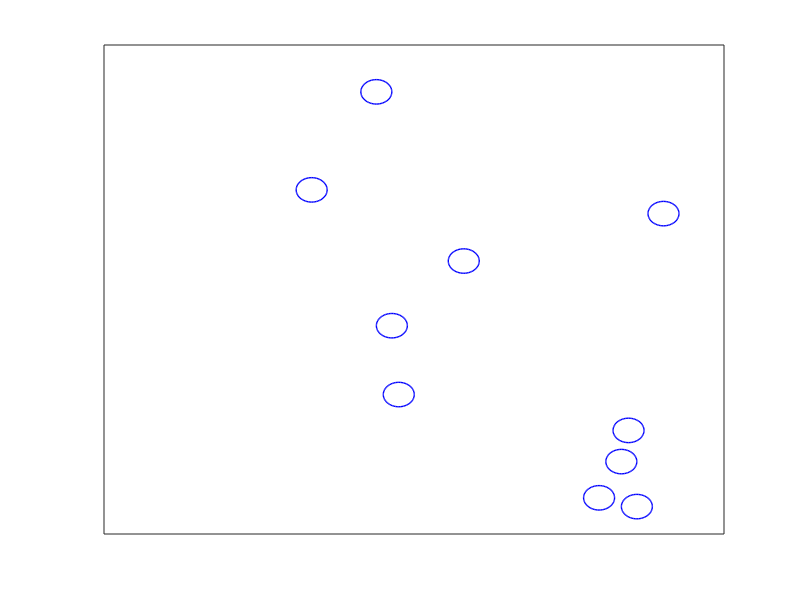

Recreate this plot in MATLAB. (Note: this script raises an error after producing the figure.)
function stationary_cells(num_cells, diameter, speed)
% function stationary_cells(num_cells, diameter,speed)
% 
% moving_cells() - produce an animation of 10 blue cells that move at
% a constant speed of ..
% optional arguments num_cells sets the number of cells to be used and the
% optional parameter speed sets the speed for these cells
%This function was written in attempt to replicate Ingmar's first
%assignment which was an animation of several blue circles (outlines) that
%moved about an axes in random directions at a constant speed
close all; 
if(nargin<3)
    speed = 0; %good velocities can be found between +/- 0.1
end
if(nargin<2)
    diameter = 1;
end
if(nargin<1)
    num_cells = 10;
end

%% initial graphics setup
half_width = 10;
half_height = 10;
fig_h = figure('renderer','opengl');%painters may be preferred to set double buffering
axes_h = axes('parent',fig_h,'xlim',[-half_width, half_width],'ylim',[-half_height, half_height],'box','on','xticklabel',[],'yticklabel',[],'xtick',[],'ytick',[]); 

pos = half_width*(2*rand([num_cells,2])-1); %falls in the range of the x and y limits of the axes


% Programming note on why we do not use Matlab's linkdata functionality
% from Mathworks.com: linkdata buffers updates to data and dispatches them to plots at roughly
% half-second intervals. This makes data linking not suitable for smoothly
% animating changes in data values unless they are updated in loops that
% are forced to execute two times per second or less.

%h is a an array of handles that keep track of the graphic objects created
%here
h = zeros(num_cells,1);
for k=1:num_cells
    userdata = [];
    h(k) = rectangle('position',[pos(k,:),diameter, diameter],'curvature',[1,1],...
        'parent',axes_h,'edgecolor','blue','linewidth',1,'userdata',userdata);
end

%frames per second
fps = 20;
t = timer('period',1/fps,'executionmode','fixeddelay');

% This portion may need updating to pass more parameters
% through to the update_cells function (hObject and eventdata are 
% automatically added and do not require declaration here
set(t,'timerfcn',{@update_cells,h});

%clean up the figure and remove timer object from memory
set(fig_h,'userdata',t,'closerequestfcn','t = get(gcf,''userdata'');stop(t);delete(t);delete(gcf);'); 
%alternatively could do this:
%   all_timers = timerfind; stop(all_timers);

start(t);



function update_cells(hObject,eventdata,cell_h)
%timer update function that is caled at a fixed delay rate of 1/fps seconds.
% hObject is a handle to the parent callback object (i.e. the timer)
% eventdata is not used in this case, but is required by Matlab as a place
% holder for the second argument.
%
%  This function needs to  be updated so that the cells' positions are 
%  updated on each call.
%

pos = get(cell_h,'position');
if(iscell(pos))
    pos = cell2mat(pos);
end

%loop through the cells - currently they remain stationary
for k=1:size(pos,1)
    userdata = get(cell_h(k),'userdata');
   set(cell_h(k),'position',pos(k,:)); 
end

